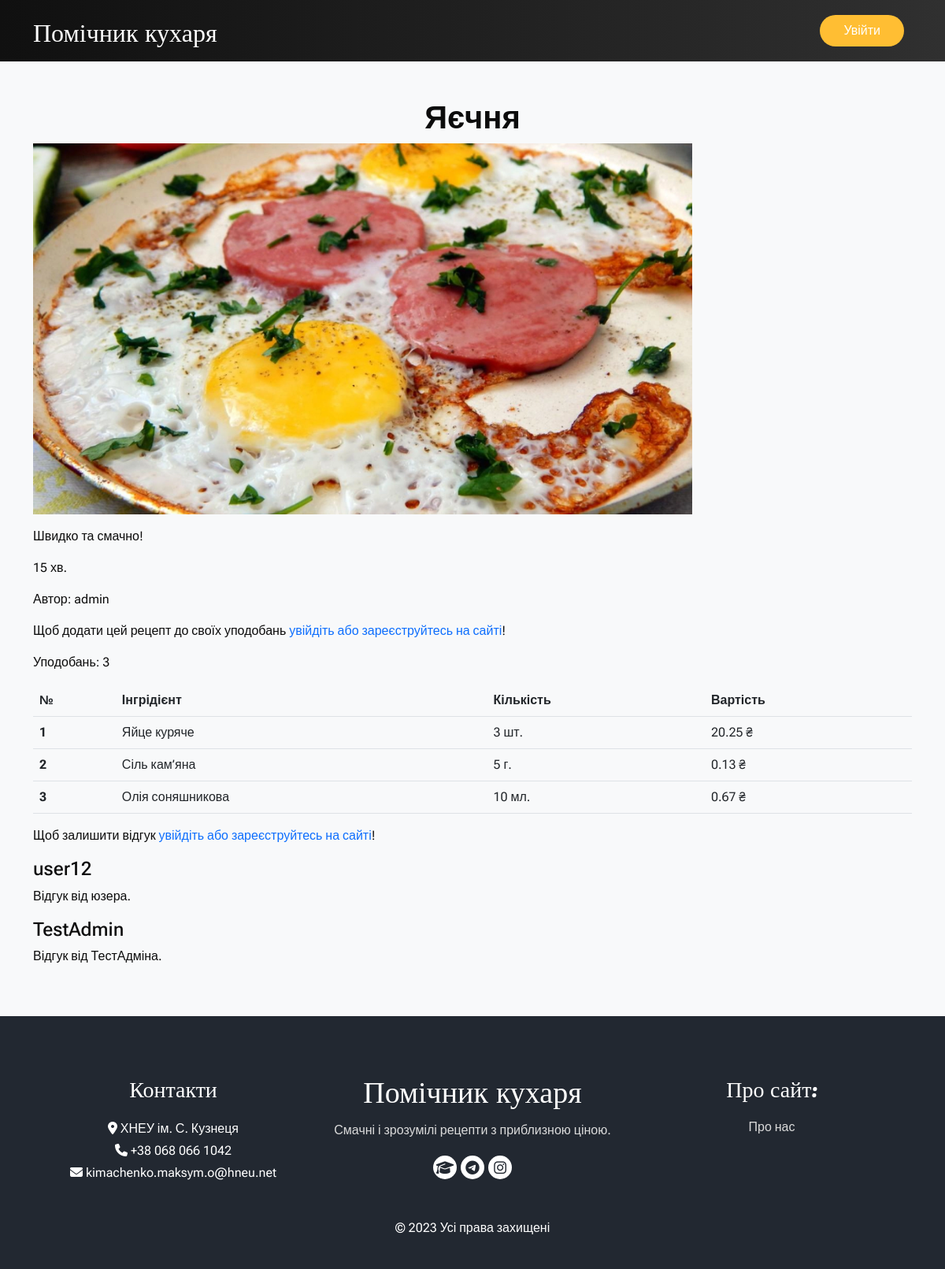
Page /2/ on the committed database.
### recipes/models.py (models this page shows, shortened)
class Recipe(models.Model):
    def get_preview_path(self, filename):
        path = 'images/' + date(localtime(self.created), 'ymd-Hi-') + translit(self.title).replace(' ', '-') + '/cover.webp'
        return path
    preview = ResizedImageField(verbose_name='Фото-прев\'ю', upload_to=get_preview_path, size=[1920, 1080], crop=['middle', 'center'], quality=100, force_format='WEBP')
    title = models.CharField('Назва', max_length=128)
    description = models.TextField('Розгорнутий рецепт')
    cooking_time = models.CharField('Час приготування', max_length=32)
    created_by = models.ForeignKey(settings.AUTH_USER_MODEL, verbose_name='Автор', related_name='recipe_created_by', null=True, blank=True, on_delete=models.SET_NULL)
    created = models.DateTimeField('Дата публікації', auto_now_add=True)
    modified_by = models.ForeignKey(settings.AUTH_USER_MODEL, verbose_name='Відредагував', related_name='recipe_modified_by', null=True, blank=True, on_delete=models.SET_NULL)
    modified = models.DateTimeField('Дата редагування', auto_now=True)
    likes = models.ManyToManyField(settings.AUTH_USER_MODEL, verbose_name='Уподобали', related_name='like_recipe')
    class Meta:
        db_table = 'Recipes'
        verbose_name = 'Рецепт'
        verbose_name_plural = 'Рецепти'

class RecipeIngredient(models.Model):
    ingredient = models.ForeignKey(Ingredient, on_delete=models.CASCADE, verbose_name='Інгрідієнт')
    recipe = models.ForeignKey(Recipe, on_delete=models.CASCADE)
    quantity = models.DecimalField('Кількість (кг./л./шт.)', max_digits=5, decimal_places=3)
    worth = models.DecimalField('Вартість', max_digits=6, decimal_places=2, null=True, blank=True)
    class Meta:
        db_table = 'IngredientsInRecipes'
        verbose_name = 'Інгрідієнт'
        verbose_name_plural = 'Інгрідієнти для страви'

class Ingredient(models.Model):
    name = models.CharField('Назва', max_length=64)
    amount = models.DecimalField('Кількість', max_digits=5, decimal_places=3)
    unit = models.CharField('Одиниця вимірювання',
        max_length=2,
        choices=[
        ('kg', 'кг.'),
        ('l', 'л.'),
        ('p', 'шт.'),
        ],
        default='kg',
    )
    price = models.DecimalField('Ціна', max_digits=6, decimal_places=2)
    modified = models.DateTimeField('Дата редагування', auto_now=True)
    modified_by = models.ForeignKey(settings.AUTH_USER_MODEL, verbose_name='Відредагував', null=True, blank=True, on_delete=models.SET_NULL)
    class Meta:
        db_table = 'Ingredients'
        verbose_name = 'Інгрідієнт'
        verbose_name_plural = 'Інгрідієнти'

class Comment(models.Model):
    recipe = models.ForeignKey(Recipe, verbose_name='Коментар до рецепту', on_delete=models.CASCADE)
    сommented_by = models.ForeignKey(settings.AUTH_USER_MODEL, verbose_name='Користувач', on_delete=models.CASCADE)
    created_on = models.DateTimeField('Дата публікації', auto_now_add=True)
    content = models.TextField('Вміст', max_length=2000)
    class Meta:
        db_table = 'Comments'
        verbose_name = 'Коментар'
        verbose_name_plural = 'Коментарі'

### recipes/views.py (the view)
# urls.py: path('<int:pk>/', views.RecipeDetail.as_view()),
class RecipeDetail(View):
    def get(self, request, pk):
        recipe = Recipe.objects.get(id=pk)
        return render(request, 'recipes/recipe.html', {'recipe': recipe})

### custom_tags/custom_tags.py (called while the page is built)
@register.simple_tag
def lesszero(a):
    return int(a * 1000)

@register.simple_tag
def worth(a, b, c):
    return round((a / b * c), 2)

### templates/recipes/recipe.html (shortened to what this page needs)
{% load static %}
{% load custom_tags %}
<!DOCTYPE html>
<html lang="uk">
<head>
    <link href="https://cdn.jsdelivr.net/npm/bootstrap@5.2.3/dist/css/bootstrap.min.css" rel="stylesheet">
    <link rel="stylesheet" href="https://cdnjs.cloudflare.com/ajax/libs/font-awesome/6.2.1/css/all.min.css" />
    <link rel="stylesheet" href="{% static 'recipes/css/style.css' %}" />
</head>
<body class="sub_page">
    <div class="hero_area">
        <header class="header_section">
            <div class="container">
                <nav class="navbar navbar-expand-lg custom_nav-container">
                    <a class="navbar-brand" href="/">
                        <span>
                            Помічник кухаря
                        </span>
                    </a>
                    <div class="navbar-collapse">
                        <div class="user_option">
                            {% if user.is_authenticated %}
                            <a href="{% url 'edit_email' user.id %}" class="user_link">
                                <i class="fa-solid fa-gear" aria-hidden="true"></i>
                            </a>
                            <a href="{% url 'edit_profile' user.id %}" class="user_link">
                                <i class="fa-solid fa-user" aria-hidden="true"></i>
                            </a>
                            <a href="#" class="user_link">
                                <i class="fa-solid fa-heart" aria-hidden="true"></i>
                            </a>
                            {% if user.is_superuser %}
                              <a href="/admin" class="user_link">
                                <i class="fa-solid fa-wrench" aria-hidden="true"></i>
                              </a>
                            {% endif %}
                            <a href="{% url 'signout' %}" class="signin">
                              Вийти
                            </a>
                            {% else %}
                            <a href="/signin" class="signin">
                              Увійти
                            </a>
                            {% endif %}
                        </div>
                    </div>
                </nav>
            </div>
        </header>
    </div>
    <div class="album py-5 bg-light">
        <div class="container">
            <div class="heading_container heading_center">
                <h2> {{ recipe.title }} </h2>
            </div>
            <p> <img src="{{ recipe.preview.url }}" width="75%"  alt=""> </p>
            <p> {{ recipe.description }} </p>
            <p> {{ recipe.cooking_time }} </p>
            <p> Автор: {{ recipe.created_by }} </p>
            {% if user.is_authenticated %}
                <div>
                    <form action="{% url 'like_recipe' recipe.pk %}" method="POST">
                        {% csrf_token %}
                        {% if user in recipe.likes.all %}
                            <button type="submit" name="recipe_id" value="{{ recipe.id }}" class="btn btn-danger btn-sm">Видалити з уподобань</button>
                        {% else %}
                            <button type="submit" name="recipe_id" value="{{ recipe.id }}" class="btn btn-primary btn-sm">Додати до уподобань</button>
                        {% endif %}
                    </form>
                </div>
            {% else %}
                <p> Щоб додати цей рецепт до своїх уподобань <a href="/signin">увійдіть або зареєструйтесь на сайті</a>! </p>
            {% endif %}
            <p>Уподобань: {{ recipe.likes.count }}</p>
            <div>
                <table class="table">
                    <thead>
                      <tr>
                        <th scope="col">№</th>
                        <th scope="col">Інгрідієнт</th>
                        <th scope="col">Кількість</th>
                        <th scope="col">Вартість</th>
                      </tr>
                    </thead>
                    <tbody>
                        {% for ingredient in recipe.recipeingredient_set.all %}
                        <tr>
                            <th scope="row">{{ forloop.counter }}</th>
                            <td>{{ ingredient.ingredient.name }}</td>
                            <td>
                                {% if ingredient.ingredient.unit == 'p' %}
                                    {{ ingredient.quantity|floatformat:"0" }} шт.
                                {% elif ingredient.ingredient.unit == 'l' %}
                                    {% if ingredient.quantity < 1 %}
                                        {% lesszero ingredient.quantity %} мл.
                                    {% else %}
                                        {{ ingredient.quantity|floatformat:"1" }} л.
                                    {% endif %}
                                {% else %}
                                    {% if ingredient.quantity < 1 %}
                                        {% lesszero ingredient.quantity %} г.
                                    {% else %}
                                        {{ ingredient.quantity|floatformat:"1" }} кг.
                                    {% endif %}
                                {% endif %}
                            </td>
                            <td>{% worth ingredient.quantity ingredient.ingredient.amount ingredient.ingredient.price %} ₴</td>
                        </tr>
                        {% endfor %}
                    </tbody>
                </table>
            </div>
            {% if user.is_authenticated %}
                <div>
                    <form action="{% url 'add_comment' recipe.id %}" method="POST">
                        {% csrf_token %}
                        <textarea class="comment" name="content">Залиште свій відгук тут!</textarea>
                        <br>
                        <input type="submit">
                    </form>
                </div>
            {% else %}
                <p> Щоб залишити відгук <a href="/signin">увійдіть або зареєструйтесь на сайті</a>! </p>
            {% endif %}
            <div>
                {% for comment in recipe.comment_set.all reversed %}
                    <p>
                        <h4>{{ comment.сommented_by }}</h4>
                        {{ comment.content }}
                    </p>
                {% endfor %}
            </div>
        </div>
    </div>
    <footer class="footer_section">
        <div class="container">
            <div class="row">
                <div class="col-md-4 footer-col">
                    <div class="footer_contact">
                        <h4> Контакти </h4>
                        <div class="contact_link_box">
                            <div>
                                <i class="fa-solid fa-location-dot" aria-hidden="true"></i>
                                <span> ХНЕУ ім. С. Кузнеця </span>
                            </div>
                            <div>
                                <i class="fa-solid fa-phone" aria-hidden="true"></i>
                                <span> +38 068 066 1042 </span>
                            </div>
                            <div>
                                <i class="fa-solid fa-envelope" aria-hidden="true"></i>
                                <span> kimachenko.maksym.o@hneu.net </span>
                            </div>
                        </div>
                    </div>
                </div>
                <div class="col-md-4 footer-col">
                    <div class="footer_detail">
                        <a href="/" class="footer-logo"> Помічник кухаря </a>
                        <p> Смачні і зрозумілі рецепти з приблизною ціною. </p>
                        <div class="footer_social">
                            <a href="https://www.hneu.edu.ua/">
                                <i class="fa-solid fa-graduation-cap" aria-hidden="true"></i>
                            </a>
                            <a href="https://t.me/maxkimachenko">
                                <i class="fa-brands fa-telegram" aria-hidden="true"></i>
                            </a>
                            <a href="https://instagram.com/maxkimachenko">
                                <i class="fa-brands fa-instagram" aria-hidden="true"></i>
                            </a>
                        </div>
                    </div>
                </div>
                <div class="col-md-4 footer-col">
                    <h4> Про сайт: </h4>
                    <a href="#">
                        <p> Про нас </p>
                    </a>
                </div>
            </div>
            <div class="footer-info">
                <p> &copy; <span id="displayYear"></span> Усі права захищені </p>
            </div>
        </div>
    </footer>
</body>
</html>

### static/recipes/css/style.css (style rules this page uses)
body { font-family: 'Roboto Flex', sans-serif; color: #0c0c0c; background-color: #ffffff; overflow-x: hidden; }
.hero_area { position: relative; min-height: 100vh; display: -webkit-box; display: -ms-flexbox; display: flex; background-image: linear-gradient(to right, #101010 , #303030); -webkit-box-orient: vertical; -webkit-box-direction: normal; -ms-flex-direction: column; flex-direction: column; }
.sub_page .hero_area { min-height: auto; }
.header_section { padding: 10px 0; }
.navbar-brand { font-family: 'Pacifico', cursive; }
.navbar-brand span { font-size: 32px; color: #ffffff; }
.custom_nav-container { padding: 0; }
.user_option { display: -webkit-box; display: -ms-flexbox; display: flex; -webkit-box-align: center; -ms-flex-align: center; align-items: center; }
.user_option a { margin: 0 10px; }
.user_option .signin { display: inline-block; padding: 8px 30px; background-color: #ffbe33; color: #ffffff; border-radius: 45px; -webkit-transition: all 0.3s; transition: all 0.3s; border: none; }
.heading_container h2 { position: relative; margin-bottom: 0; font-size: 2.5rem; font-weight: bold; }
.heading_container.heading_center { -webkit-box-align: center; -ms-flex-align: center; align-items: center; text-align: center; }
a, a:hover, a:focus { text-decoration: none; }
.footer_section { background-color: #222831; color: #ffffff; padding: 75px 0 40px 0; text-align: center; }
.footer_section h4 { font-size: 28px; }
.footer_section h4, .footer_section .footer-logo { margin-bottom: 20px; font-family: 'Pacifico', cursive; }
.footer_section p { color: #dbdbdb; }
.footer_section .footer-col { margin-bottom: 15px; }
.footer_section .footer_contact .contact_link_box { display: -webkit-box; display: -ms-flexbox; display: flex; line-height: 1.75; -webkit-box-orient: vertical; -webkit-box-direction: normal; -ms-flex-direction: column; flex-direction: column; }
.footer_section .footer-logo { display: block; font-size: 38px; line-height: 1; color: #ffffff; }
.footer_section .footer_social { display: -webkit-box; display: -ms-flexbox; display: flex; -webkit-box-pack: center; -ms-flex-pack: center; justify-content: center; margin-top: 20px; margin-bottom: 10px; }
.footer_section .footer_social a { display: -webkit-box; display: -ms-flexbox; display: flex; -webkit-box-pack: center; -ms-flex-pack: center; justify-content: center; -webkit-box-align: center; -ms-flex-align: center; align-items: center; color: #222831; width: 30px; height: 30px; border-radius: 100%; background-color: #ffffff; border-radius: 100%; margin: 0 2.5px; font-size: 18px; }
.footer_section .footer-info { text-align: center; margin-top: 25px; }
.footer_section .footer-info p { color: #ffffff; margin: 0; }

### rows in the picture
Recipe: title "Яєчня", preview (picture), description "Швидко та смачно!", cooking_time "15 хв.", created_by "admin", likes.count "3"
RecipeIngredient: ingredient.name "Яйце куряче", quantity "3", quantity+ingredient "20.25"
RecipeIngredient: ingredient.name "Сіль кам’яна", quantity "5", quantity+ingredient "0.13"
RecipeIngredient: ingredient.name "Олія соняшникова", quantity "10", quantity+ingredient "0.67"
Comment: сommented_by "user12", content "Відгук від юзера."
Comment: сommented_by "TestAdmin", content "Відгук від ТестАдміна."
